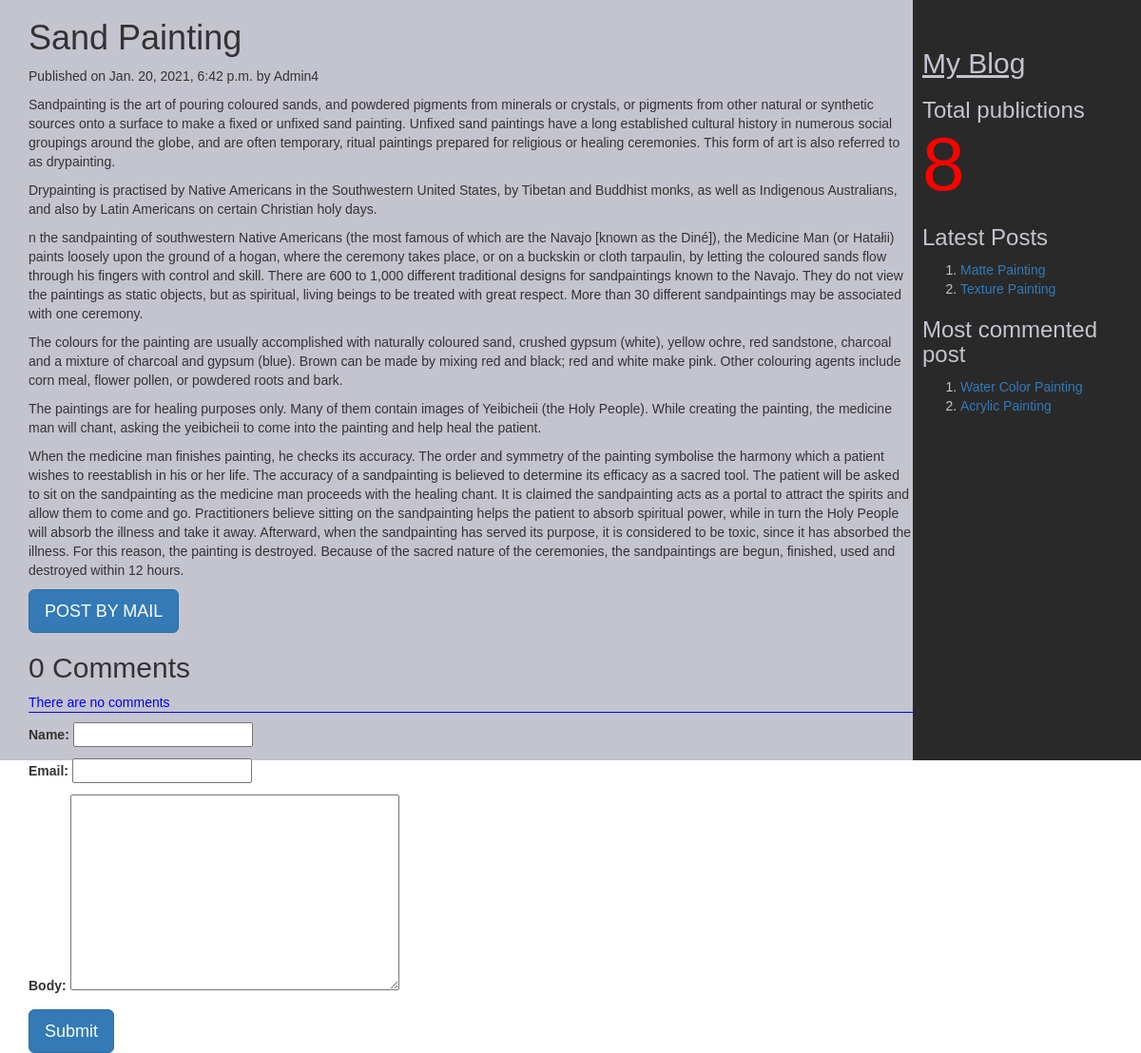
The page /2021/01/20/sand-painting/ on the database its author committed.
### myApp/models.py (models this page shows, shortened)
class Post(models.Model):
    tags = TaggableManager()
    STATUS_CHOICE=(('draft','Draft'),('published','Published'))
    title = models.CharField(max_length=200)
    slug = models.SlugField(max_length=50,unique_for_date='publish')
    author = models.ForeignKey(User,related_name='blog_posts',on_delete=models.CASCADE)
    body = models.TextField()
    publish = models.DateTimeField(default=timezone.now)
    created = models.DateTimeField(auto_now_add=True)
    updated = models.DateTimeField(auto_now=True)
    status = models.CharField(max_length=10,choices=STATUS_CHOICE,default='draft')
    objects = CustomManager()
    class Meta:
        ordering=('-publish',)
    def get_absolute_url(self):
        return reverse("post_detail",args=[self.publish.year,self.publish.strftime('%m'),self.publish.strftime('%d'),self.slug])

### myApp/views.py (the view, shortened to what this page needs)
# urls.py: url(r'^(?P<year>\d{4})/(?P<month>\d{2})/(?P<day>\d{2})/(?P<post>[-\w]+)/$',views.post_detail_view,name='post_detail'),
def post_detail_view(request,year,month,day,post):
    post=get_object_or_404(Post,slug=post,publish__year=year,publish__month=month,publish__day=day)
    comments=post.comments.filter(active=True)
    csubmit=False
    form=CommentForm()
    d={'post':post,'form':form,'csubmit':csubmit,'comments':comments}
    return render(request,'myApp/post_detail.html',d)

### myApp/forms.py
class CommentForm(forms.ModelForm):
    class Meta:
        model = Comment
        fields = ('name','email','body')

### myApp/models.py (called while the page is built)
    def get_queryset(self):#called automatically the moment we create objects
        return super().get_queryset().filter(status='published')

### myApp/templatetags/mytags.py (called while the page is built)
@register.simple_tag
def total_posts():
        return Post.objects.count()

@register.inclusion_tag('myApp/latest_post.html')
def show_latest_posts(count=3):
    latest_posts=Post.objects.order_by('-publish')[:count]
    return {'latest_posts':latest_posts}

@register.simple_tag
def get_most_commented_posts(count=2):
    return Post.objects.annotate(total_comments=Count('comments')).order_by('-total_comments')[:count]

### templates/myApp/post_detail.html (shortened to what this page needs)
<html>
    {%extends 'myApp/parent.html'%}
        {%block content_block%}
        <h1>{{post.title}}</h1>
        <p>Published on {{post.publish}} by {{post.author|title}}</p>
        {{post.body|linebreaks}}
        <a href="/{{post.id}}/share" class='btn btn-lg btn-primary'>POST BY MAIL</a>
        {%with comments.count as comments_count%}
        <h2>{{comments_count}} Comment{{comments_count|pluralize}}</h2>
        {%endwith%}
        {%if comments%}
        {%for c in comments%}
        <p>Comment {{forloop.counter}} by {{c.name}}</p>
        <div>{{c.body|linebreaks}}</div>
        <hr>
        {%endfor%}
        {%else%}
        <p style="color:blue;border-bottom:1px blue solid">There are no comments</p>
        {%endif%}
        {%if csubmit%}
        <h2>Thank you. Your comment has been added successfully</h2>
        {%else%}
        <form method="post">
          {{form.as_p}}
          <input type="submit" class="btn btn-lg btn-primary" value="Submit">
        </form>
        {%endif%}
        {%endblock%}

### templates/myApp/parent.html (shortened to what this page needs)
<html>
{%load mytags%}
    <head>
        <link rel="stylesheet" href="https://maxcdn.bootstrapcdn.com/bootstrap/3.3.7/css/bootstrap.min.css">
    </head>
    <body>
        <div class="content" style="font-family:arial;width:80%;float:left;background-color:#c4c4cf;height:100vh;padding:0 0 0 30px">
              {%block content_block%}
              {%endblock%}
        </div>
        <div class="sidebar" style="font-family:arial;width:20%;float:right;background-color:#292929;height:100vh;padding:10px">
          <div style="color:#c4c4cf">
            <br>
              <h2><u>My Blog</u></h2>
                <h3>Total publictions
                  <span style="color:red;font-size:80px">
                  {%total_posts%}</span>
                  <h3>Latest Posts</h3>
                    {% show_latest_posts 2%}
                  <h3>Most commented post</h3>
                  {%get_most_commented_posts as m%}
                  <ol>
                    {%for post in m%}
                    <li><a href="{{post.get_absolute_url}}">{{post.title}}</a></li>
                    {%endfor%}
                  </ol>
                </h3>
            </div>
        </div>
    </body>
</html>

### templates/myApp/latest_post.html
<!DOCTYPE html>
<html lang="en" dir="ltr">
  <body>
    <ol>
    {%for post in latest_posts%}
    <li><a href="{{post.get_absolute_url}}">{{post.title}}</a></li>
    {%endfor%}
      </ol>
  </body>
</html>

### rows shown on the page
Post: title "Sand Painting", publish "Jan. 20, 2021, 6:42 p.m.", author "Admin4", body "Sandpainting is the art of pouring coloured sands, and powdered pigments from minerals or crystals, or pigments from other natural or synthetic sources onto a surface to make a fixed or unfixed sand painting. Unfixed sand paintings have a long established cultural history in numerous social groupings around the globe, and are often temporary, ritual paintings prepared for religious or healing ceremonies. This form of art is also referred to as drypainting. Drypainting is practised by Native Americans in the Southwestern United States, by Tibetan and Buddhist monks, as well as Indigenous Australians, and also by Latin Americans on certain Christian holy days. n the sandpainting of…"
Post: title "Matte Painting"
Post: title "Texture Painting"
Post: title "Water Color Painting"
Post: title "Acrylic Painting"

### other values the page prints
{{ comments_count }} "0"
